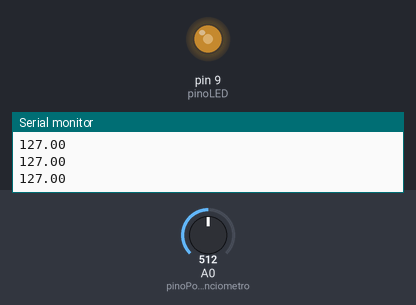
Simulated run of this sketch. Board: Arduino Uno, built with avr-gcc and run on an emulated ATmega328P. Parts: output pins drawn as LEDs (lit = HIGH), the last lines printed to the serial monitor. The test bench sets the inputs (shaded band); at power-on: A0 (pinoPotenciometro) = 512.

Above: at 1.2 s.
1.3 s: A0 (pinoPotenciometro) set to 716
At 1.9 s:
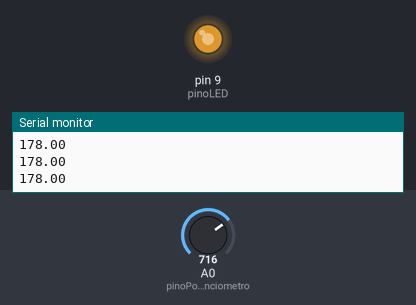
2.8 s: A0 (pinoPotenciometro) set to 900
At 3.4 s:
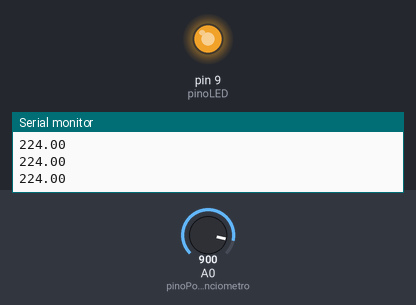
4.3 s: A0 (pinoPotenciometro) set to 122
At 4.9 s:
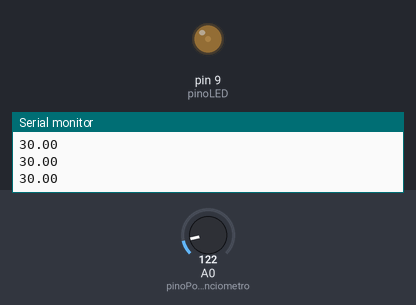
5.8 s: A0 (pinoPotenciometro) set to 0
At 6.4 s:
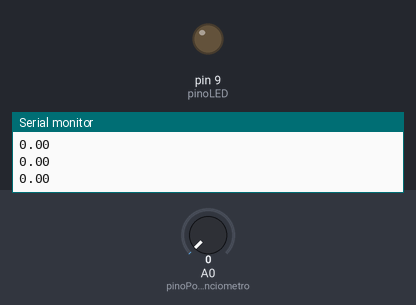
7.3 s: A0 (pinoPotenciometro) set to 511
At 7.8 s:
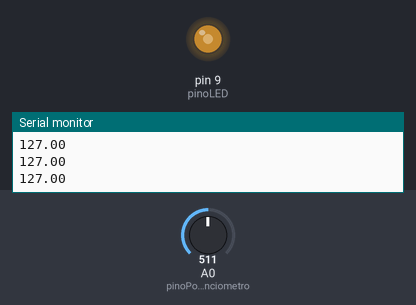
Timing chart, 0 to 9.8 s (numbered marks = the images above; inputs shaded):
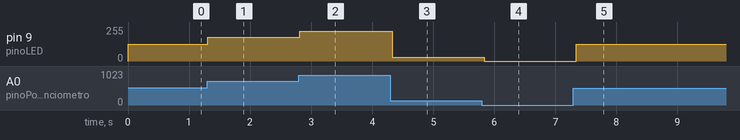

The sketch:

potenciometro_e_LED.ino
```cpp
// Variáveis de conexão
const int pinoPotenciometro = A0;
const int pinoLED = 9;

// Variáveis globais
float tensao = 0.0; // Irá armazenar a tensão transferida para o led
float leitura = 0.0; //Armazena a leitura

void setup() {
  Serial.begin(9600);
  pinMode(pinoPotenciometro, INPUT);
  pinMode(pinoLED, OUTPUT);
}

void loop() {
  // Coleta o valor do potenciômetro
  leitura = analogRead(pinoPotenciometro);

  tensao = map(leitura, 0, 1023, 0, 255);

  // Manda um sinal analógico para o LED
  analogWrite(pinoLED, tensao);

  // Plotta/Imprime o valor de leitura, que o mesmo que determina a foça do LED
  //Serial.print("Força do LED: ");
  Serial.println(tensao);
  delay(100);
}
```

Measured:
- after the input at 1.3 s, pin 9 (pinoLED): 127/255 → 178/255 at once
- after the input at 2.8 s, pin 9 (pinoLED): 178/255 → 224/255 at once
- after the input at 4.3 s, pin 9 (pinoLED): 224/255 → 30/255 at once
- after the input at 5.8 s, pin 9 (pinoLED): 30/255 → 0/255 at once
- after the input at 7.3 s, pin 9 (pinoLED): 0/255 → 127/255 after 0.05 s
